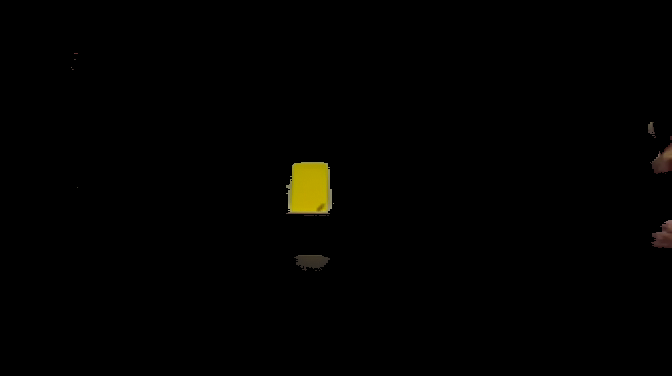
#> input picture R.png, 672 x 376 px, given in place of the camera
$ python object_detection.py
#> lines starting #> are read from the running program, lines starting #| are printed output that depends on the picture; after the words box and inside, x2 and y2 are one past the last pixel; in counts of white or black regions, pixels touching at a corner belong together
import cv2

# Create a VideoCapture object for the stereo camera
cap = cv2.VideoCapture(2)

# Check if the camera is opened successfully
if not cap.isOpened():
    print("Failed to open the camera")
    exit()

# Get the width and height of the camera feed
width = int(cap.get(cv2.CAP_PROP_FRAME_WIDTH))
height = int(cap.get(cv2.CAP_PROP_FRAME_HEIGHT))

# Define the region of interest (ROI) for each half of the width
roi_left = (0, 0, width // 2, height)
roi_right = (width // 2, 0, width // 2, height)

while True:
    # Read a frame from the camera
    ret, frame = cap.read()
#> frame is the input picture: shape (376, 672, 3); mean B, G, R 0.4, 1.6, 1.8

    if not ret:
        print("Failed to read frame from the camera")
        break

    # Split the frame into left and right halves
    left_frame = frame[roi_left[1]:roi_left[1] + roi_left[3], roi_left[0]:roi_left[0] + roi_left[2]]
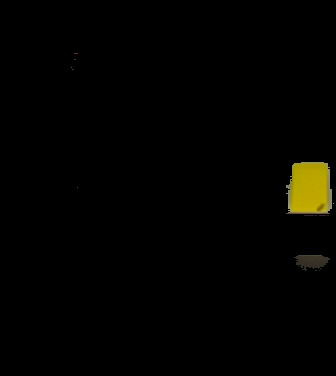
#> left_frame: shape (376, 336, 3); mean B, G, R 0.4, 2.8, 3.1
    right_frame = frame[roi_right[1]:roi_right[1] + roi_right[3], roi_right[0]:roi_right[0] + roi_right[2]]
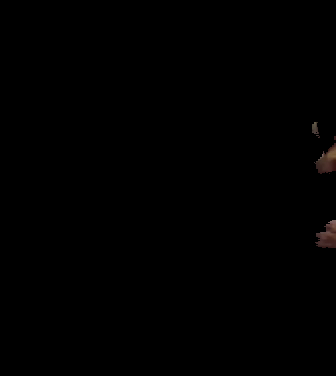
#> right_frame: shape (376, 336, 3); mean B, G, R 0.3, 0.4, 0.5

    # Detect balls in each half of the width
    # get the orange pixels in each frame

    # Convert the frames to the HSV color space
    left_hsv = cv2.cvtColor(left_frame, cv2.COLOR_BGR2HSV)
#> left_hsv: shape (376, 336, 3); mean H, S, V 0.5, 4, 3.1
    right_hsv = cv2.cvtColor(right_frame, cv2.COLOR_BGR2HSV)
#> right_hsv: shape (376, 336, 3); mean H, S, V 0, 0.8, 0.5

    # Define the lower and upper bounds for the orange color in HSV
    orange_lower_left = (15, 60, 70)
    orange_upper_left = (30, 255, 255)

    orange_lower_right = (15, 60, 70)
    orange_upper_right = (30, 255, 255)

    # Create a mask for the orange color in each frame
    left_mask = cv2.inRange(left_hsv, orange_lower_left, orange_upper_left)
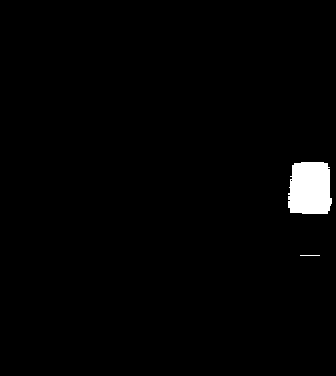
#> left_mask: shape (376, 336); 1.6% white; 2 white regions, box (x1, y1, x2, y2) and area: (288, 162, 332, 214) 2041, (300, 255, 320, 256) 20
    right_mask = cv2.inRange(right_hsv, orange_lower_right, orange_upper_right)
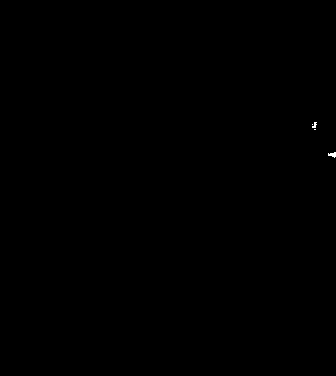
#> right_mask: shape (376, 336); 0.04% white; 4 white regions (3 under 20 px), largest, box (x1, y1, x2, y2) and area: (328, 152, 336, 158) 30

    kernel = cv2.getStructuringElement(cv2.MORPH_ELLIPSE, (10, 10))

    # remove any noise in the mask
    left_mask = cv2.morphologyEx(left_mask, cv2.MORPH_OPEN, kernel)
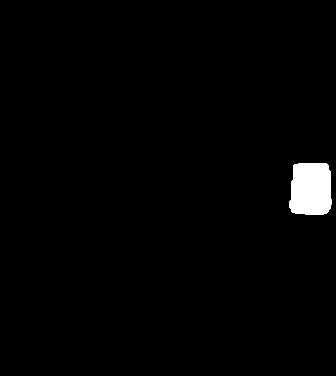
#> left_mask: shape (376, 336); 1.6% white; 1 white region, box (x1, y1, x2, y2) and area: (289, 163, 332, 215) 2005
    right_mask = cv2.morphologyEx(right_mask, cv2.MORPH_OPEN, kernel)
#> right_mask: shape (376, 336); every value is 0


    # Apply the mask to the frames to get the orange pixels
    left_orange_pixels = cv2.bitwise_and(left_frame, left_frame, mask=left_mask)
    right_orange_pixels = cv2.bitwise_and(right_frame, right_frame, mask=right_mask)
#> right_orange_pixels: shape (376, 336, 3); every value is 0

    # get the center of each orange area, with a radius of 10 pixels
    left_center = cv2.findNonZero(left_mask)
#> left_center = contour of 2005 points, box (x1, y1, x2, y2) (289, 163, 332, 215), area 6
    right_center = cv2.findNonZero(right_mask)
#> right_center = None

    # Draw a circle at the center of the orange area
    if left_center is not None:
        left_center = left_center.mean(axis=0).astype(int)
#> left_center = [[310, 188]]
        cv2.circle(left_orange_pixels, tuple(left_center[0]), 10, (0, 255, 0), -1)
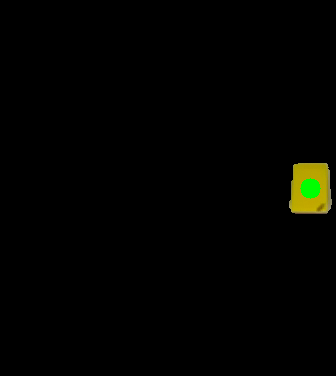
#> left_orange_pixels: shape (376, 336, 3); mean B, G, R 0.2, 2.7, 2.3

    if right_center is not None:
        right_center = right_center.mean(axis=0).astype(int)
        cv2.circle(right_orange_pixels, tuple(right_center[0]), 10, (0, 255, 0), -1)

    # use the center of each orange area to calculate the depth via stereo vision

#> (the run stopped early here; a loop or call above may not have finished)
